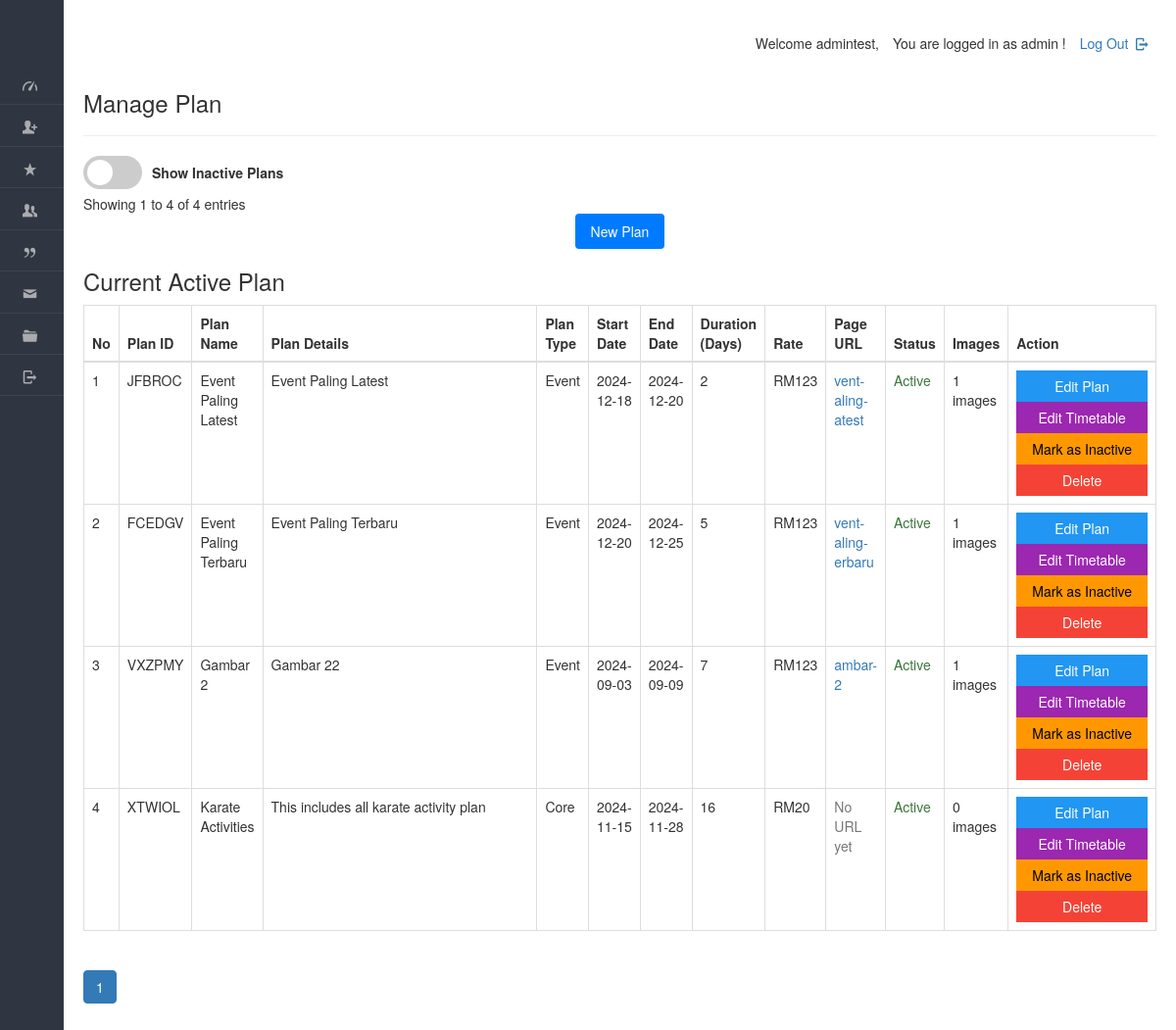
Before: /dashboard/admin/view_plan.php (signed in) with the older database file.
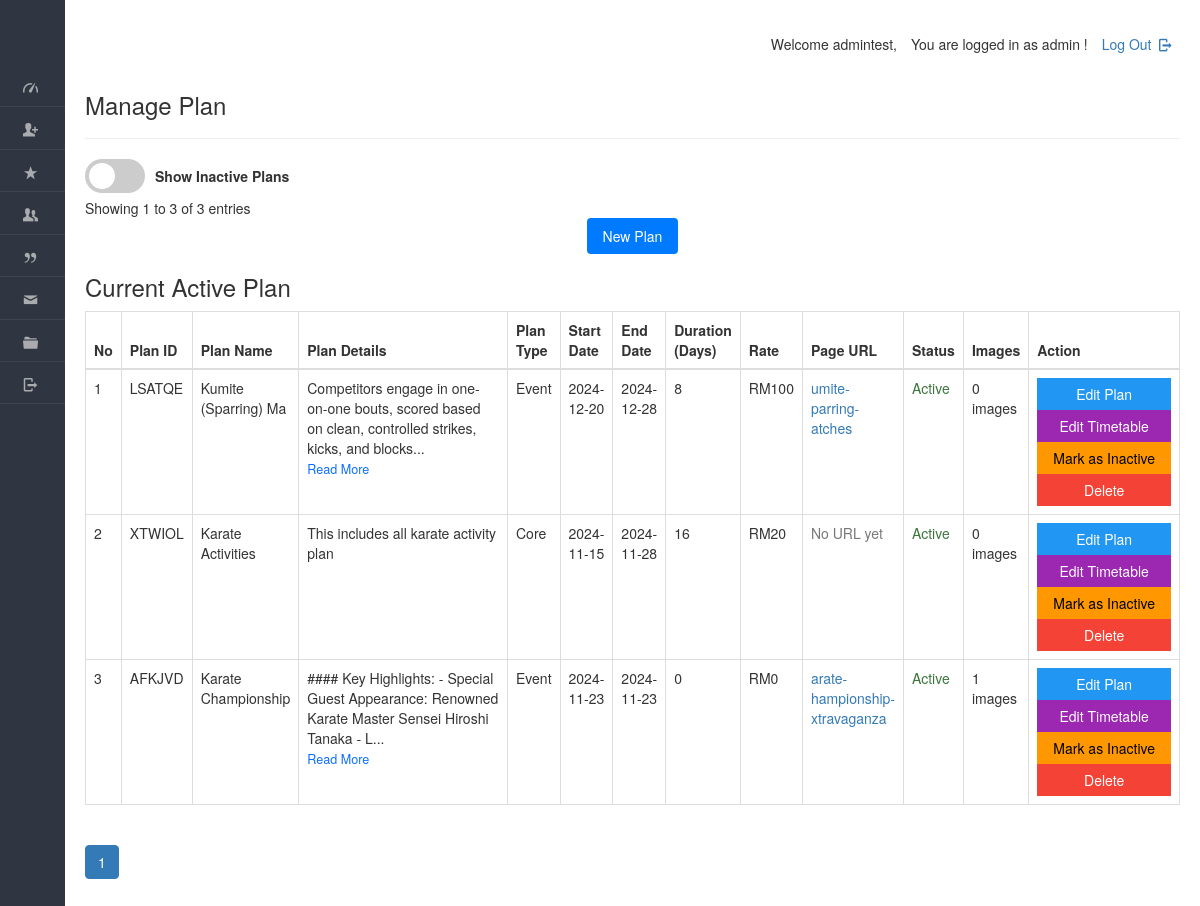
After: the same page with the newer database file.
### tables this page shows
CREATE TABLE IF NOT EXISTS `plan` (
  `planid` varchar(8) NOT NULL,
  `tid` varchar(45) DEFAULT NULL,
  `planName` varchar(20) NOT NULL,
  `description` varchar(200) NOT NULL,
  `planType` varchar(50) NOT NULL,
  `startDate` varchar(50) NOT NULL,
  `endDate` varchar(50) NOT NULL,
  `duration` int NOT NULL,
  `validity` varchar(20) NOT NULL DEFAULT 'Lifetime',
  `amount` int DEFAULT '0',
  `active` varchar(255) NOT NULL,
  PRIMARY KEY (`planid`),
  KEY `idx_plan_name` (`planName`),
  KEY `idx_plan_type` (`planType`),
  KEY `idx_description` (`description`),
  KEY `idx_active` (`active`)
);

### dashboard/admin/view_plan.php (the view, shortened to what the changed rows need)
<!DOCTYPE html>
<html lang="en">
<head>
    <link rel="stylesheet" href="../../css/style.css"  id="style-resource-5">
    <link rel="stylesheet" href="../../css/dashMain.css">
    <link rel="stylesheet" type="text/css" href="../../css/entypo.css">
	<link href="a1style.css" rel="stylesheet" type="text/css">
	<link rel="stylesheet" href="https://maxcdn.bootstrapcdn.com/bootstrap/3.4.1/css/bootstrap.min.css">
	<link rel="stylesheet" href="../../css/dashboard/sidebar.css">
</head>
     <body class="page-body  page-fade" onload="collapseSidebar()">
    	<div class="page-container sidebar-collapsed" id="navbarcollapse">
    		<?php include('nav.php'); ?>
    		<div class="main-content">
				<div class="row">
					<div class="col-md-6 col-sm-8 clearfix">
					</div>
					<div class="col-md-6 col-sm-4 clearfix hidden-xs">
					</div>
				</div>
		<h3>Manage Plan</h3>
		<hr />
<?php
$records_per_page = 10;
$page = isset($_GET['page']) ? (int)$_GET['page'] : 1;
$offset = ($page - 1) * $records_per_page;
$search_term = isset($_GET['search']) ? mysqli_real_escape_string($con, $_GET['search']) : '';
$search_column = isset($_GET['search_column']) ? $_GET['search_column'] : 'planName';
$show_inactive = isset($_GET['show_inactive']) ? $_GET['show_inactive'] : 'no';
$count_query = "SELECT COUNT(DISTINCT p.planid) as total FROM plan p ";
$where_conditions = [];
if ($show_inactive !== 'yes') {
    $where_conditions[] = "p.active='yes'";
}
if (!empty($where_conditions)) {
    $where_clause = "WHERE " . implode(' AND ', $where_conditions);
    $count_query .= $where_clause;
}
$total_records_result = mysqli_query($con, $count_query);
$total_records = mysqli_fetch_assoc($total_records_result)['total'];
$total_pages = ceil($total_records / $records_per_page);
?>
<?php
$show_inactive = isset($_GET['show_inactive']) ? $_GET['show_inactive'] : 'no';
$query = "SELECT DISTINCT p.planid, p.planName, p.description, p.planType, p.startDate, p.endDate,
          p.duration, p.amount, p.active, pp.slug,
          (SELECT COUNT(*) FROM images i WHERE i.planid = p.planid) as image_count,
          (SELECT slug FROM plan_pages WHERE planid = p.planid LIMIT 1) as page_slug,
          st.tname, td.day_number, td.activities, st.tid
          FROM plan p
          LEFT JOIN plan_pages pp ON p.planid = pp.planid
          LEFT JOIN sports_timetable st ON p.planid = st.planid
          LEFT JOIN timetable_days td ON st.tid = td.tid ";
$where_conditions = [];
if ($show_inactive !== 'yes') {
    $where_conditions[] = "p.active='yes'";
}
if (!empty($where_conditions)) {
    $query .= "WHERE " . implode(" AND ", $where_conditions) . " ";
}
$query .= " GROUP BY p.planid ORDER BY p.active DESC, p.amount DESC";
$result = mysqli_query($con, $query);
$sno = 1;
?>
<div class="mb-3">
    <form method="GET" class="form-inline" id="filterForm" style="display: flex; align-items: center; gap: 10px;">
</div>
<div class="mb-3">
    Showing <?php echo $offset + 1; ?> to <?php echo min($offset + $records_per_page, $total_records); ?>
    of <?php echo $total_records; ?> entries
</div>
<div style="display: flex; justify-content: center; align-items: center; width: 100%;">
    <a href="new_plan.php" style="text-align: center; padding: 8px 16px; background-color: #007bff; color: white; text-decoration: none; border-radius: 4px;">New Plan</a>
</div>
    <h3 style="margin-right: 20px;">Current Active Plan</h3>
<table class="table table-bordered datatable" id="table-1" border="1">
    <thead>
        <tr>
            <th onclick="sortTable(0)">No</th>
            <th onclick="sortTable(1)">Plan ID</th>
            <th onclick="sortTable(2)">Plan Name</th>
            <th onclick="sortTable(3)">Plan Details</th>
            <th onclick="sortTable(4)">Plan Type</th>
            <th onclick="sortTable(5)">Start Date</th>
            <th onclick="sortTable(6)">End Date</th>
            <th onclick="sortTable(7)">Duration (Days)</th>
            <th onclick="sortTable(8)">Rate</th>
            <th onclick="sortTable(9)">Page URL</th>
            <th onclick="sortTable(10)">Status</th>
            <th onclick="sortTable(11)">Images</th>
            <th>Action</th>
        </tr>
    </thead>
    <tbody>
        <?php
        if (mysqli_affected_rows($con) != 0) {
            while ($row = mysqli_fetch_array($result, MYSQLI_ASSOC)) {
                $msgid = $row['planid'];
                $tid = $row['tid'];
                $status_class = $row['active'] === 'yes' ? 'text-success' : 'text-danger';
                $status_text = $row['active'] === 'yes' ? 'Active' : 'Inactive';
                echo "<tr>";
                echo "<td>" . $sno . "</td>";
                echo "<td>" . $row['planid'] . "</td>";
                echo "<td>" . $row['planName'] . "</td>";
echo "<td width='380'>";
echo "<div class='description-container'>";
    echo "<div class='short-description'>" . substr($row['description'], 0, 100) .
         (strlen($row['description']) > 100 ? "..." : "") . "</div>";
    if(strlen($row['description']) > 100) {
        echo "<button class='read-more-btn' onclick='toggleDescription(this)'>Read More</button>";
    }
echo "</div>";
echo "</td>";
                echo "<td>" . $row['planType'] . "</td>";
                echo "<td>" . date('Y-m-d', strtotime($row['startDate'])) . "</td>";
                echo "<td>" . date('Y-m-d', strtotime($row['endDate'])) . "</td>";
                echo "<td>" . $row['duration'] . "</td>";
                echo "<td>RM" . $row['amount'] . "</td>";
                if ($row['page_slug']) {
                    $url_status = $row['active'] === 'yes' ? '' : ' (Inactive)';
                    echo "<td><a href='../../plans/" . $row['page_slug'] . "' target='_blank'>" .
                         $row['page_slug'] . $url_status . "</a></td>";
                } else {
                    echo "<td><span class='text-muted'>No URL yet</span></td>";
                }
                echo "<td class='" . $status_class . "'>" . $status_text . "</td>";
                echo "<td>" . $row['image_count'] . " images</td>";
echo "<td>";
if (!empty($tid)) {
    echo "<a href='timetable_detail.php?id=" . $tid . "&planid=" . $row['planid'] . "'>
            <input type='button' class='a1-btn a1-blue' style='width:100%' value='Edit Plan'>
          </a>";
    echo "<a href='timetable_detail.php?id=" . $tid . "&planid=" . $row['planid'] . "&scroll=1#timetable-details'>
            <input type='button' class='a1-btn a1-purple' style='width:100%' value='Edit Timetable'>
          </a>";
} else {
echo "<a href='add_timetable.php?planid=" . $row['planid'] . "'>
        <input type='button' class='a1-btn a1-green' style='width:100%' value='Add Timetable'>
      </a>";
}
if ($row['active'] === 'yes') {
    echo "<form action='del_plan.php' method='post' onSubmit='return ConfirmDeactivate();'>
            <input type='hidden' name='name' value='" . $msgid . "'/>
            <input type='submit' value='Mark as Inactive' class='a1-btn a1-orange' style='width:100%'/>
          </form>";
} else {
    echo "<form action='activate_plan.php' method='post' onSubmit='return ConfirmActivate();'>
            <input type='hidden' name='name' value='" . $msgid . "'/>
            <input type='submit' value='Mark as Active' class='a1-btn a1-green' style='width:100%'/>
          </form>";
}
echo "<form action='delete_plan.php' method='post' onSubmit='return ConfirmDelete();'>
        <input type='hidden' name='planid' value='" . $msgid . "'/>
        <input type='submit' value='Delete' class='a1-btn a1-red' style='width:100%'/>
      </form>";
echo "</td>";
                echo "</tr>";
                $sno++;
            }
        } else {
            echo "<tr><td colspan='14' class='text-center'>No records found</td></tr>";
        }
        ?>
    </tbody>
</table>
<nav aria-label="Page navigation">
    <ul class="pagination justify-content-center">
        <?php
        $start_page = max(1, $page - 2);
        $end_page = min($total_pages, $page + 2);
        for ($i = $start_page; $i <= $end_page; $i++): ?>
            <li class="page-item <?php echo $i === $page ? 'active' : ''; ?>">
                <a class="page-link" href="?page=<?php echo $i; ?>&search=<?php echo urlencode($search_term); ?>&search_column=<?php echo urlencode($search_column); ?>&show_inactive=<?php echo urlencode($show_inactive); ?>"><?php echo $i; ?></a>
            </li>
        <?php endfor; ?>
    </ul>
</nav>
    	</div>
    </body>
</html>

Changed rows visible on the page:
removed plan: planid "JFBROC", planName "Event Paling Latest", description "Event Paling Latest", planType "Event", startDate "2024-12-18", endDate "2024-12-20", duration "2", amount "123", page_slug "vent-aling-atest", active "Active", image_count "1"
removed plan: planid "FCEDGV", planName "Event Paling Terbaru", description "Event Paling Terbaru", planType "Event", startDate "2024-12-20", endDate "2024-12-25", duration "5", amount "123", page_slug "vent-aling-erbaru", active "Active", image_count "1"
removed plan: planid "VXZPMY", planName "Gambar 2", description "Gambar 22", planType "Event", startDate "2024-09-03", endDate "2024-09-09", duration "7", amount "123", page_slug "ambar-2", active "Active", image_count "1"
added plan: planid "LSATQE", planName "Kumite (Sparring) Ma", description "Competitors engage in one-on-one bouts, scored based on clean, controlled strikes, kicks, and blocks", planType "Event", startDate "2024-12-20", endDate "2024-12-28", duration "8", amount "100", page_slug "umite-parring-atches", active "Active", image_count "0"
added plan: planid "AFKJVD", planName "Karate Championship", description "#### Key Highlights: - Special Guest Appearance: Renowned Karate Master Sensei Hiroshi Tanaka - L", planType "Event", startDate "2024-11-23", endDate "2024-11-23", duration "0", amount "0", page_slug "arate-hampionship-xtravaganza", active "Active", image_count "1"
Other visible differences:
min($offset + $records_per_page, $total_records): "4" → "3"
$total_records: "4" → "3"
